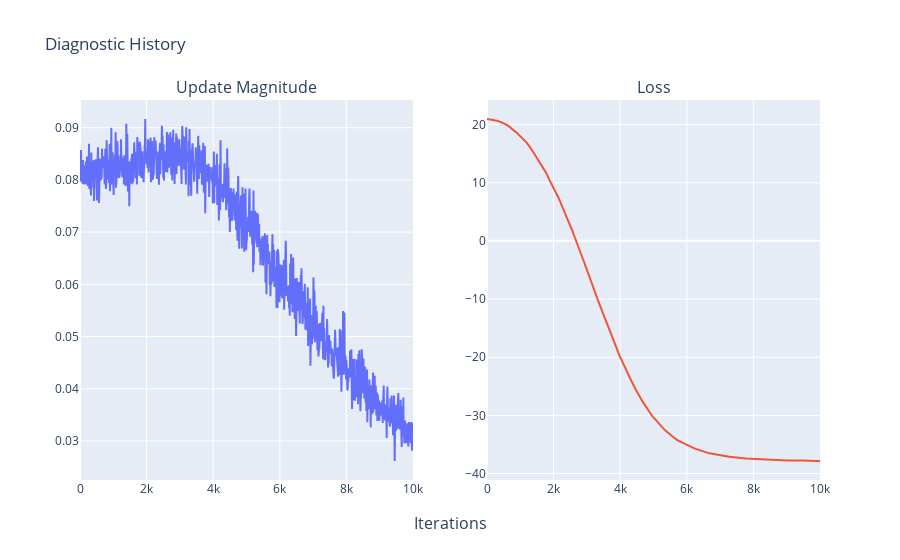
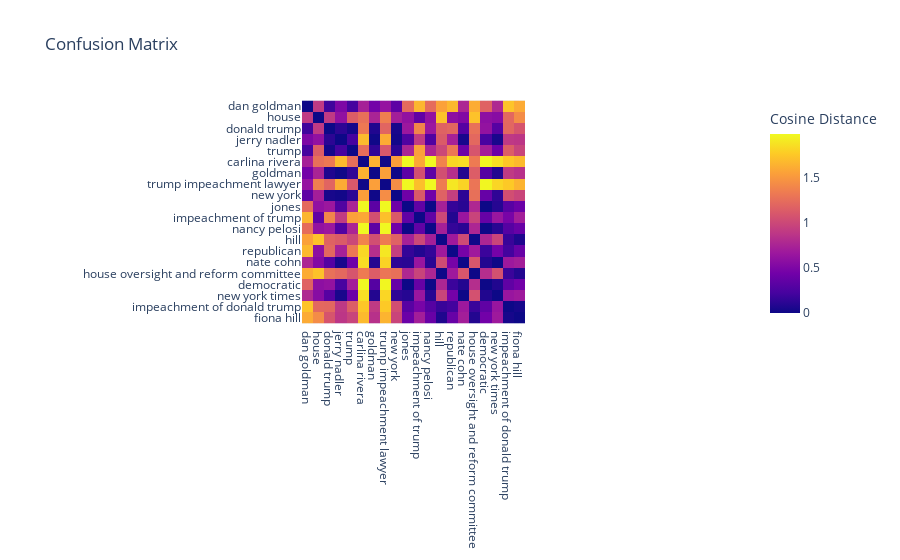

Here is the notebook cell these charts were saved with, in order:
### Code cell
_ = display.plot_diagnostic(diagnostic_hist)
_ = display.plot_confusion_matrix(pg, utils.get_top_n_nodes(pg, 20), 2)

### Figure 1 — Plotly figure (JSON) as saved in the notebook; plotly's stock layout.template omitted (floating-point values rounded to 4 significant figures; data arrays with more than 128 entries replaced by an {"elided": "..."} marker saying what was removed)
{"data": [{"type": "scatter", "x": {"elided": "1001 int values"}, "xaxis": "x", "y": {"elided": "1001 float values"}, "yaxis": "y"}, {"type": "scatter", "x": {"elided": "1001 int values"}, "xaxis": "x2", "y": {"elided": "1001 float values"}, "yaxis": "y2"}], "layout": {"annotations": [{"font": {"size": 16}, "showarrow": false, "text": "Update Magnitude", "x": 0.225, "xanchor": "center", "xref": "paper", "y": 1, "yanchor": "bottom", "yref": "paper"}, {"font": {"size": 16}, "showarrow": false, "text": "Loss", "x": 0.775, "xanchor": "center", "xref": "paper", "y": 1, "yanchor": "bottom", "yref": "paper"}, {"font": {"size": 16}, "showarrow": false, "text": "Iterations", "x": 0.5, "xanchor": "center", "xref": "paper", "y": 0, "yanchor": "top", "yref": "paper", "yshift": -30}], "showlegend": false, "title": {"text": "Diagnostic History"}, "xaxis": {"anchor": "y", "domain": [0, 0.45]}, "xaxis2": {"anchor": "y2", "domain": [0.55, 1]}, "yaxis": {"anchor": "x", "domain": [0, 1]}, "yaxis2": {"anchor": "x2", "domain": [0, 1]}}}

### Figure 2 — Plotly figure (JSON) as saved in the notebook; plotly's stock layout.template omitted (floating-point values rounded to 4 significant figures; data arrays with more than 128 entries replaced by an {"elided": "..."} marker saying what was removed)
{"data": [{"coloraxis": "coloraxis", "hovertemplate": "x: %{x}<br>y: %{y}<br>Cosine Distance: %{z}<extra></extra>", "name": "0", "type": "heatmap", "x": ["dan goldman", "house", "donald trump", "jerry nadler", "trump", "carlina rivera", "goldman", "trump impeachment lawyer", "new york", "jones", "impeachment of trump", "nancy pelosi", "hill", "republican", "nate cohn", "house oversight and reform committee", "democratic", "new york times", "impeachment of donald trump", "fiona hill"], "xaxis": "x", "y": ["dan goldman", "house", "donald trump", "jerry nadler", "trump", "carlina rivera", "goldman", "trump impeachment lawyer", "new york", "jones", "impeachment of trump", "nancy pelosi", "hill", "republican", "nate cohn", "house oversight and reform committee", "democratic", "new york times", "impeachment of donald trump", "fiona hill"], "yaxis": "y", "z": {"elided": "20x20 float values"}}], "layout": {"coloraxis": {"colorbar": {"title": {"text": "Cosine Distance"}}, "colorscale": [[0, "#0d0887"], [0.1111, "#46039f"], [0.2222, "#7201a8"], [0.3333, "#9c179e"], [0.4444, "#bd3786"], [0.5556, "#d8576b"], [0.6667, "#ed7953"], [0.7778, "#fb9f3a"], [0.8889, "#fdca26"], [1, "#f0f921"]]}, "title": {"text": "Confusion Matrix"}, "xaxis": {"anchor": "y", "constrain": "domain", "domain": [0, 1], "nticks": 20, "scaleanchor": "y"}, "yaxis": {"anchor": "x", "autorange": "reversed", "constrain": "domain", "domain": [0, 1], "nticks": 20}}}
